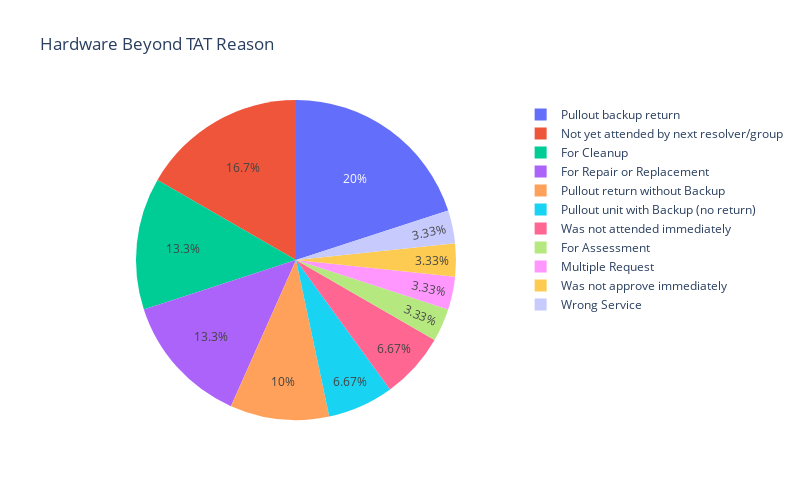

The notebook cell saved with this chart:
### Code cell
import plotly.graph_objects as go

labels = ['For Assessment',
          'For Cleanup',
          'For Repair or Replacement',
          'Multiple Request',
          'Not yet attended by next resolver/group',
          'Pullout backup return',
          'Pullout return without Backup',
          'Pullout unit with Backup (no return)',
          'Was not approve immediately',
          'Was not attended immediately',
          'Wrong Service',
         ]
values = [1,4,4,1,5,6,3,2,1,2,1]

# pull is given as a fraction of the pie radius
fig = go.Figure(data=[go.Pie(labels=labels, values=values, pull=[0,0,0,0,0,0,0,0,0,0,0])])
fig.update_layout(autosize=False, width=800, height=500, title="Hardware Beyond TAT Reason")
fig.show()

### Figure 1 — Plotly figure (JSON) as saved in the notebook; plotly's stock layout.template omitted (floating-point values rounded to 4 significant figures)
{"data": [{"labels": ["For Assessment", "For Cleanup", "For Repair or Replacement", "Multiple Request", "Not yet attended by next resolver/group", "Pullout backup return", "Pullout return without Backup", "Pullout unit with Backup (no return)", "Was not approve immediately", "Was not attended immediately", "Wrong Service"], "pull": [0, 0, 0, 0, 0, 0, 0, 0, 0, 0, 0], "type": "pie", "values": [1, 4, 4, 1, 5, 6, 3, 2, 1, 2, 1]}], "layout": {"autosize": false, "height": 500, "title": {"text": "Hardware Beyond TAT Reason"}, "width": 800}}
